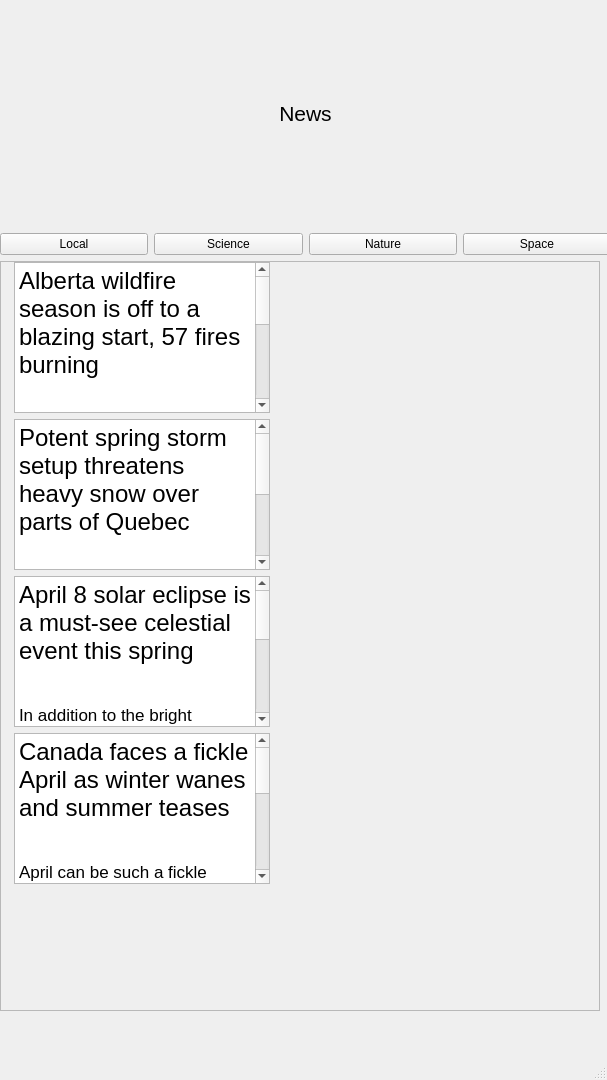
<?xml version="1.0" encoding="UTF-8"?>
<ui version="4.0">
 <class>NewsWindow</class>
 <widget class="QMainWindow" name="NewsWindow">
  <property name="geometry">
   <rect>
    <x>0</x>
    <y>0</y>
    <width>607</width>
    <height>1080</height>
   </rect>
  </property>
  <property name="minimumSize">
   <size>
    <width>607</width>
    <height>1080</height>
   </size>
  </property>
  <property name="maximumSize">
   <size>
    <width>607</width>
    <height>1080</height>
   </size>
  </property>
  <property name="windowTitle">
   <string>MainWindow</string>
  </property>
  <widget class="QWidget" name="centralwidget">
   <widget class="QWidget" name="verticalLayoutWidget_2">
    <property name="geometry">
     <rect>
      <x>0</x>
      <y>0</y>
      <width>611</width>
      <height>1011</height>
     </rect>
    </property>
    <layout class="QVBoxLayout" name="verticalLayout_2">
     <item>
      <widget class="QLabel" name="labelTitle">
       <property name="font">
        <font>
         <pointsize>16</pointsize>
         <bold>false</bold>
        </font>
       </property>
       <property name="text">
        <string>News</string>
       </property>
       <property name="alignment">
        <set>Qt::AlignCenter</set>
       </property>
      </widget>
     </item>
     <item>
      <layout class="QGridLayout" name="gridLayout">
       <item row="0" column="1">
        <widget class="QPushButton" name="scienceButton">
         <property name="text">
          <string>Science</string>
         </property>
        </widget>
       </item>
       <item row="0" column="3">
        <widget class="QPushButton" name="spaceButton">
         <property name="text">
          <string>Space</string>
         </property>
        </widget>
       </item>
       <item row="0" column="0">
        <widget class="QPushButton" name="localButton">
         <property name="sizePolicy">
          <sizepolicy hsizetype="Minimum" vsizetype="Fixed">
           <horstretch>0</horstretch>
           <verstretch>0</verstretch>
          </sizepolicy>
         </property>
         <property name="text">
          <string>Local</string>
         </property>
        </widget>
       </item>
       <item row="0" column="2">
        <widget class="QPushButton" name="natureButton">
         <property name="text">
          <string>Nature</string>
         </property>
        </widget>
       </item>
      </layout>
     </item>
     <item>
      <widget class="QScrollArea" name="scrollArea_2">
       <property name="maximumSize">
        <size>
         <width>600</width>
         <height>750</height>
        </size>
       </property>
       <property name="widgetResizable">
        <bool>true</bool>
       </property>
       <widget class="QWidget" name="scrollAreaWidgetContents_3">
        <property name="geometry">
         <rect>
          <x>0</x>
          <y>0</y>
          <width>598</width>
          <height>748</height>
         </rect>
        </property>
        <widget class="QWidget" name="gridLayoutWidget">
         <property name="geometry">
          <rect>
           <x>0</x>
           <y>0</y>
           <width>601</width>
           <height>661</height>
          </rect>
         </property>
         <layout class="QGridLayout" name="gridLayout_2">
          <property name="sizeConstraint">
           <enum>QLayout::SetFixedSize</enum>
          </property>
          <item row="3" column="0">
           <widget class="QLabel" name="label_4">
            <property name="maximumSize">
             <size>
              <width>231</width>
              <height>151</height>
             </size>
            </property>
            <property name="text">
             <string/>
            </property>
            <property name="pixmap">
             <pixmap>newsImgs/ficke.png</pixmap>
            </property>
            <property name="scaledContents">
             <bool>true</bool>
            </property>
           </widget>
          </item>
          <item row="2" column="0">
           <widget class="QLabel" name="label_3">
            <property name="maximumSize">
             <size>
              <width>231</width>
              <height>151</height>
             </size>
            </property>
            <property name="text">
             <string/>
            </property>
            <property name="pixmap">
             <pixmap>newsImgs/solarEclipse.png</pixmap>
            </property>
            <property name="scaledContents">
             <bool>true</bool>
            </property>
           </widget>
          </item>
          <item row="0" column="1">
           <widget class="QTextEdit" name="textEdit">
            <property name="sizePolicy">
             <sizepolicy hsizetype="Expanding" vsizetype="Fixed">
              <horstretch>0</horstretch>
              <verstretch>0</verstretch>
             </sizepolicy>
            </property>
            <property name="maximumSize">
             <size>
              <width>300</width>
              <height>151</height>
             </size>
            </property>
            <property name="html">
             <string>&lt;!DOCTYPE HTML PUBLIC &quot;-//W3C//DTD HTML 4.0//EN&quot; &quot;http://www.w3.org/TR/REC-html40/strict.dtd&quot;&gt;
&lt;html&gt;&lt;head&gt;&lt;meta name=&quot;qrichtext&quot; content=&quot;1&quot; /&gt;&lt;meta charset=&quot;utf-8&quot; /&gt;&lt;style type=&quot;text/css&quot;&gt;
p, li { white-space: pre-wrap; }
hr { height: 1px; border-width: 0; }
li.unchecked::marker { content: &quot;\2610&quot;; }
li.checked::marker { content: &quot;\2612&quot;; }
&lt;/style&gt;&lt;/head&gt;&lt;body style=&quot; font-family:'.AppleSystemUIFont'; font-size:13pt; font-weight:400; font-style:normal;&quot;&gt;
&lt;p style=&quot; margin-top:0px; margin-bottom:0px; margin-left:0px; margin-right:0px; -qt-block-indent:0; text-indent:0px;&quot;&gt;&lt;span style=&quot; font-family:'Helvetica Neue'; font-size:18pt;&quot;&gt;Alberta wildfire season is off to a blazing start, 57 fires burning&lt;/span&gt;&lt;/p&gt;
&lt;p style=&quot; margin-top:0px; margin-bottom:0px; margin-left:0px; margin-right:0px; -qt-block-indent:0; text-indent:0px;&quot;&gt;&lt;span style=&quot; font-family:'Helvetica Neue';&quot;&gt;&lt;br /&gt;&lt;/span&gt;&lt;/p&gt;
&lt;p style=&quot; margin-top:0px; margin-bottom:0px; margin-left:0px; margin-right:0px; -qt-block-indent:0; text-indent:0px;&quot;&gt;&lt;span style=&quot; font-family:'Helvetica Neue';&quot;&gt;With the 2024 wildfire season heavily looming over the backs of Canadians after last year’s historic wildfire season, none will be feeling the pressure more than Western Canada. &lt;/span&gt;&lt;a href=&quot;https://www.theweathernetwork.com/en/news/weather/severe/whats-the-recipe-for-a-severe-drought-in-western-canada&quot;&gt;&lt;span style=&quot; font-family:'Helvetica Neue'; text-decoration: underline; color:#094fd1;&quot;&gt;Widespread drought&lt;/span&gt;&lt;/a&gt;&lt;span style=&quot; font-family:'Helvetica Neue';&quot;&gt;, low snow-pack levels, and warm temperatures have many people fearing for what this season will bring. &lt;/span&gt; &lt;/p&gt;&lt;/body&gt;&lt;/html&gt;</string>
            </property>
           </widget>
          </item>
          <item row="2" column="1">
           <widget class="QTextEdit" name="textEdit_3">
            <property name="maximumSize">
             <size>
              <width>300</width>
              <height>151</height>
             </size>
            </property>
            <property name="html">
             <string>&lt;!DOCTYPE HTML PUBLIC &quot;-//W3C//DTD HTML 4.0//EN&quot; &quot;http://www.w3.org/TR/REC-html40/strict.dtd&quot;&gt;
&lt;html&gt;&lt;head&gt;&lt;meta name=&quot;qrichtext&quot; content=&quot;1&quot; /&gt;&lt;meta charset=&quot;utf-8&quot; /&gt;&lt;style type=&quot;text/css&quot;&gt;
p, li { white-space: pre-wrap; }
hr { height: 1px; border-width: 0; }
li.unchecked::marker { content: &quot;\2610&quot;; }
li.checked::marker { content: &quot;\2612&quot;; }
&lt;/style&gt;&lt;/head&gt;&lt;body style=&quot; font-family:'.AppleSystemUIFont'; font-size:13pt; font-weight:400; font-style:normal;&quot;&gt;
&lt;p style=&quot; margin-top:0px; margin-bottom:0px; margin-left:0px; margin-right:0px; -qt-block-indent:0; text-indent:0px;&quot;&gt;&lt;span style=&quot; font-family:'Helvetica Neue'; font-size:18pt;&quot;&gt;April 8 solar eclipse is a must-see celestial event this spring&lt;/span&gt;&lt;span style=&quot; font-family:'Helvetica Neue';&quot;&gt;&lt;br /&gt;&lt;/span&gt;&lt;/p&gt;
&lt;p style=&quot;-qt-paragraph-type:empty; margin-top:0px; margin-bottom:0px; margin-left:0px; margin-right:0px; -qt-block-indent:0; text-indent:0px; font-family:'Helvetica Neue';&quot;&gt;&lt;br /&gt;&lt;/p&gt;
&lt;p style=&quot; margin-top:0px; margin-bottom:0px; margin-left:0px; margin-right:0px; -qt-block-indent:0; text-indent:0px;&quot;&gt;&lt;span style=&quot; font-family:'Helvetica Neue';&quot;&gt;In addition to the bright planets and meteor showers visible throughout the spring season, a 'once-in-a-lifetime' solar eclipse will darken our daytime sky on April 8.   On March 19, at precisely 11:06 p.m. EDT, the Sun will cross the celestial equator from south to north, signifying the  [earliest start to spring in 128 years].&lt;/span&gt;&lt;/p&gt;&lt;/body&gt;&lt;/html&gt;</string>
            </property>
           </widget>
          </item>
          <item row="1" column="1">
           <widget class="QTextEdit" name="textEdit_2">
            <property name="sizePolicy">
             <sizepolicy hsizetype="Fixed" vsizetype="Expanding">
              <horstretch>0</horstretch>
              <verstretch>0</verstretch>
             </sizepolicy>
            </property>
            <property name="maximumSize">
             <size>
              <width>300</width>
              <height>151</height>
             </size>
            </property>
            <property name="html">
             <string>&lt;!DOCTYPE HTML PUBLIC &quot;-//W3C//DTD HTML 4.0//EN&quot; &quot;http://www.w3.org/TR/REC-html40/strict.dtd&quot;&gt;
&lt;html&gt;&lt;head&gt;&lt;meta name=&quot;qrichtext&quot; content=&quot;1&quot; /&gt;&lt;meta charset=&quot;utf-8&quot; /&gt;&lt;style type=&quot;text/css&quot;&gt;
p, li { white-space: pre-wrap; }
hr { height: 1px; border-width: 0; }
li.unchecked::marker { content: &quot;\2610&quot;; }
li.checked::marker { content: &quot;\2612&quot;; }
&lt;/style&gt;&lt;/head&gt;&lt;body style=&quot; font-family:'.AppleSystemUIFont'; font-size:13pt; font-weight:400; font-style:normal;&quot;&gt;
&lt;p style=&quot; margin-top:0px; margin-bottom:0px; margin-left:0px; margin-right:0px; -qt-block-indent:0; text-indent:0px;&quot;&gt;&lt;span style=&quot; font-family:'Helvetica Neue'; font-size:18pt;&quot;&gt;Potent spring storm setup threatens heavy snow over parts of Quebec&lt;/span&gt;&lt;/p&gt;
&lt;p style=&quot; margin-top:0px; margin-bottom:0px; margin-left:0px; margin-right:0px; -qt-block-indent:0; text-indent:0px;&quot;&gt;&lt;span style=&quot; font-family:'Helvetica Neue';&quot;&gt;&lt;br /&gt;&lt;/span&gt;&lt;/p&gt;
&lt;p style=&quot; margin-top:0px; margin-bottom:0px; margin-left:0px; margin-right:0px; -qt-block-indent:0; text-indent:0px;&quot;&gt;&lt;span style=&quot; font-family:'Helvetica Neue';&quot;&gt;A dynamic storm system is forecast to sweep across Quebec this week, bringing with it the potential for rain, gusty winds, and heavy snow. Travel disruptions and power outages are possible   &lt;/span&gt; &lt;/p&gt;&lt;/body&gt;&lt;/html&gt;</string>
            </property>
           </widget>
          </item>
          <item row="0" column="0">
           <widget class="QLabel" name="label">
            <property name="maximumSize">
             <size>
              <width>231</width>
              <height>151</height>
             </size>
            </property>
            <property name="text">
             <string/>
            </property>
            <property name="pixmap">
             <pixmap>newsImgs/albertaFires.png</pixmap>
            </property>
            <property name="scaledContents">
             <bool>true</bool>
            </property>
           </widget>
          </item>
          <item row="1" column="0">
           <widget class="QLabel" name="label_2">
            <property name="maximumSize">
             <size>
              <width>231</width>
              <height>151</height>
             </size>
            </property>
            <property name="text">
             <string/>
            </property>
            <property name="pixmap">
             <pixmap>newsImgs/springStorm.png</pixmap>
            </property>
            <property name="scaledContents">
             <bool>true</bool>
            </property>
           </widget>
          </item>
          <item row="3" column="1">
           <widget class="QTextEdit" name="textEdit_4">
            <property name="maximumSize">
             <size>
              <width>300</width>
              <height>151</height>
             </size>
            </property>
            <property name="html">
             <string>&lt;!DOCTYPE HTML PUBLIC &quot;-//W3C//DTD HTML 4.0//EN&quot; &quot;http://www.w3.org/TR/REC-html40/strict.dtd&quot;&gt;
&lt;html&gt;&lt;head&gt;&lt;meta name=&quot;qrichtext&quot; content=&quot;1&quot; /&gt;&lt;meta charset=&quot;utf-8&quot; /&gt;&lt;style type=&quot;text/css&quot;&gt;
p, li { white-space: pre-wrap; }
hr { height: 1px; border-width: 0; }
li.unchecked::marker { content: &quot;\2610&quot;; }
li.checked::marker { content: &quot;\2612&quot;; }
&lt;/style&gt;&lt;/head&gt;&lt;body style=&quot; font-family:'.AppleSystemUIFont'; font-size:13pt; font-weight:400; font-style:normal;&quot;&gt;
&lt;p style=&quot; margin-top:0px; margin-bottom:0px; margin-left:0px; margin-right:0px; -qt-block-indent:0; text-indent:0px;&quot;&gt;&lt;span style=&quot; font-family:'Helvetica Neue'; font-size:18pt;&quot;&gt;Canada faces a fickle April as winter wanes and summer teases&lt;/span&gt;&lt;/p&gt;
&lt;p style=&quot; margin-top:0px; margin-bottom:0px; margin-left:0px; margin-right:0px; -qt-block-indent:0; text-indent:0px;&quot;&gt;&lt;span style=&quot; font-family:'Helvetica Neue';&quot;&gt;&lt;br /&gt;&lt;/span&gt;&lt;/p&gt;
&lt;p style=&quot; margin-top:0px; margin-bottom:0px; margin-left:0px; margin-right:0px; -qt-block-indent:0; text-indent:0px;&quot;&gt;&lt;span style=&quot; font-family:'Helvetica Neue';&quot;&gt;April can be such a fickle month! While the middle of spring is notorious for delivering  [parting shots from winter](https://www.theweathernetwork.com/en/news/weather/forecasts/reality-check-april-is-never-really-that-nice-canada) , it’ll also tease us with brief tastes of summer-like warmth from time to time. Sometimes, we’ll see both within a few days!   &lt;/span&gt; &lt;/p&gt;&lt;/body&gt;&lt;/html&gt;</string>
            </property>
           </widget>
          </item>
         </layout>
        </widget>
       </widget>
      </widget>
     </item>
    </layout>
   </widget>
  </widget>
  <widget class="QMenuBar" name="menubar">
   <property name="geometry">
    <rect>
     <x>0</x>
     <y>0</y>
     <width>607</width>
     <height>24</height>
    </rect>
   </property>
  </widget>
  <widget class="QStatusBar" name="statusbar"/>
 </widget>
 <resources/>
 <connections/>
</ui>
